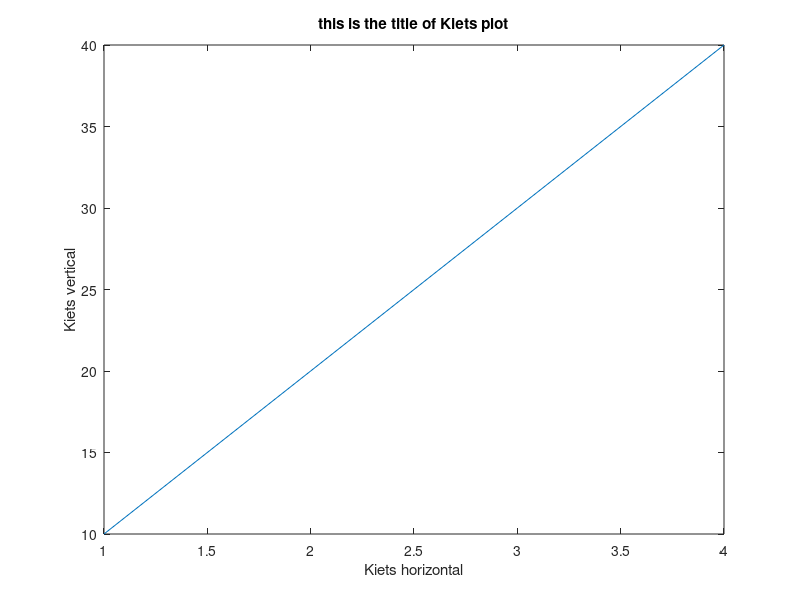

Recreate this plot in MATLAB.
figure(2);
plot([1 2 3 4], [10 20 30 40]);
title('this is the title of Kiets plot');
ylabel('Kiets vertical');
xlabel('Kiets horizontal');
